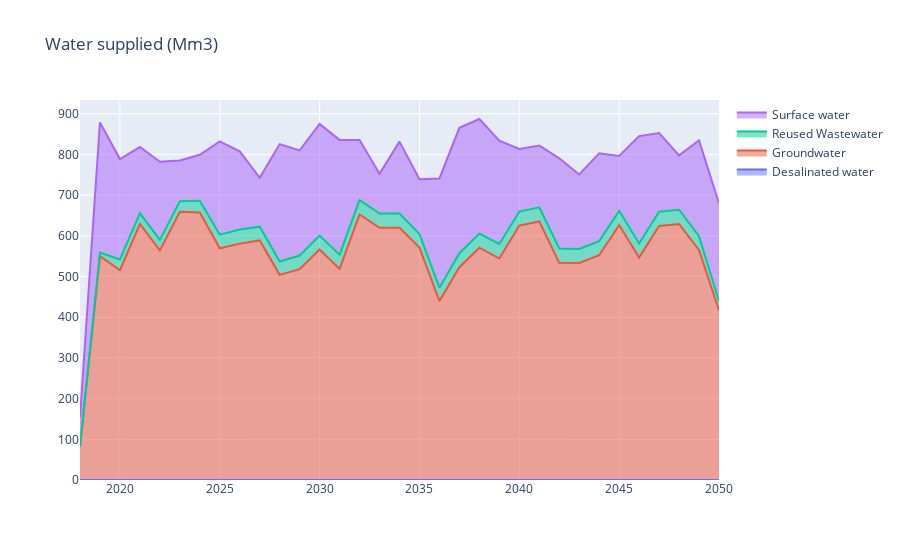

Notebook code cell kept with this figure:
### Code cell
data = {}
data = water_supply_plot(data, df, 'Year')
fig = go.Figure(data=data['Water supplied (Mm3)'])
fig.layout['title'] = dict(text='Water supplied (Mm3)')
fig.layout['barmode'] = 'stack'
fig.show()

### Figure 1 — Plotly figure (JSON) as saved in the notebook; plotly's stock layout.template omitted (floating-point values rounded to 4 significant figures)
{"data": [{"hovertemplate": "<b>Value</b>: %{y:.2f}<br><b>Date</b>: %{x}", "mode": "lines", "name": "Desalinated water", "stackgroup": "one", "type": "scatter", "x": [2018, 2019, 2020, 2021, 2022, 2023, 2024, 2025, 2026, 2027, 2028, 2029, 2030, 2031, 2032, 2033, 2034, 2035, 2036, 2037, 2038, 2039, 2040, 2041, 2042, 2043, 2044, 2045, 2046, 2047, 2048, 2049, 2050], "y": [0, 0, 0, 0, 0, 0, 0, 0, 0, 0, 0, 0, 0, 0, 0, 0, 0, 0, 0, 0, 0, 0, 0, 0, 0, 0, 0, 0, 0, 0, 0, 0, 0]}, {"hovertemplate": "<b>Value</b>: %{y:.2f}<br><b>Date</b>: %{x}", "mode": "lines", "name": "Groundwater", "stackgroup": "one", "type": "scatter", "x": [2018, 2019, 2020, 2021, 2022, 2023, 2024, 2025, 2026, 2027, 2028, 2029, 2030, 2031, 2032, 2033, 2034, 2035, 2036, 2037, 2038, 2039, 2040, 2041, 2042, 2043, 2044, 2045, 2046, 2047, 2048, 2049, 2050], "y": [81.99, 550.0, 515.4, 629.0, 563.9, 658.9, 657.5, 569.2, 580.8, 588.7, 504.0, 518.0, 566.3, 518.6, 652.4, 619.6, 619.8, 571.1, 440.1, 522.8, 570.7, 544.2, 625.1, 635.2, 533.6, 533.2, 552.1, 626.4, 546.7, 624.2, 629.1, 564.7, 416.6]}, {"hovertemplate": "<b>Value</b>: %{y:.2f}<br><b>Date</b>: %{x}", "mode": "lines", "name": "Reused Wastewater", "stackgroup": "one", "type": "scatter", "x": [2018, 2019, 2020, 2021, 2022, 2023, 2024, 2025, 2026, 2027, 2028, 2029, 2030, 2031, 2032, 2033, 2034, 2035, 2036, 2037, 2038, 2039, 2040, 2041, 2042, 2043, 2044, 2045, 2046, 2047, 2048, 2049, 2050], "y": [0, 8.821, 26.44, 26.36, 26.09, 26.09, 28.33, 33.57, 34.69, 33.7, 32.92, 33.4, 34.35, 35.14, 35.22, 34.95, 34.84, 33.19, 32.57, 34.5, 34.63, 35.74, 34.29, 34.69, 35.22, 34.63, 34.92, 34.96, 34.49, 34.99, 34.94, 34.47, 22.37]}, {"hovertemplate": "<b>Value</b>: %{y:.2f}<br><b>Date</b>: %{x}", "mode": "lines", "name": "Surface water", "stackgroup": "one", "type": "scatter", "x": [2018, 2019, 2020, 2021, 2022, 2023, 2024, 2025, 2026, 2027, 2028, 2029, 2030, 2031, 2032, 2033, 2034, 2035, 2036, 2037, 2038, 2039, 2040, 2041, 2042, 2043, 2044, 2045, 2046, 2047, 2048, 2049, 2050], "y": [71.71, 319.8, 246.8, 162.7, 191.9, 100.3, 113.1, 229.4, 192.0, 120.1, 288.4, 258.3, 274.1, 281.9, 147.6, 97.84, 176.7, 134.5, 268.1, 308.1, 281.6, 253.7, 154.1, 151.9, 221.6, 183.0, 215.6, 135.0, 263.9, 193.2, 133.7, 234.9, 241.0]}], "layout": {"barmode": "stack", "title": {"text": "Water supplied (Mm3)"}}}
